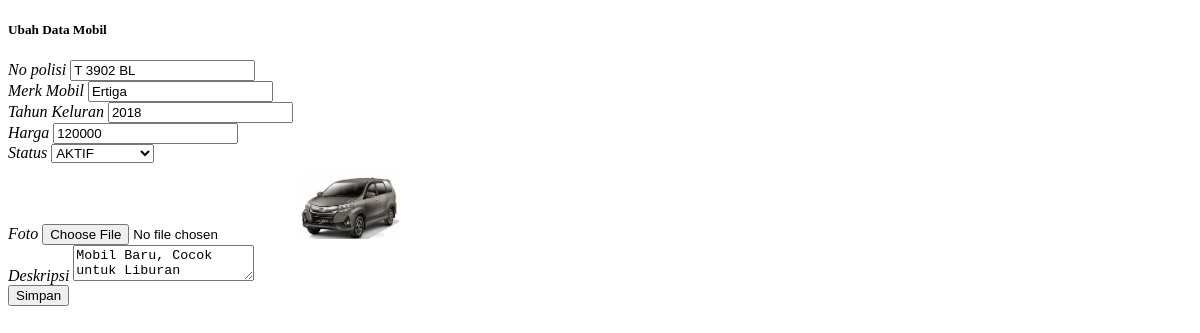
The app's page /admin/emobil.php?id=26, older data.
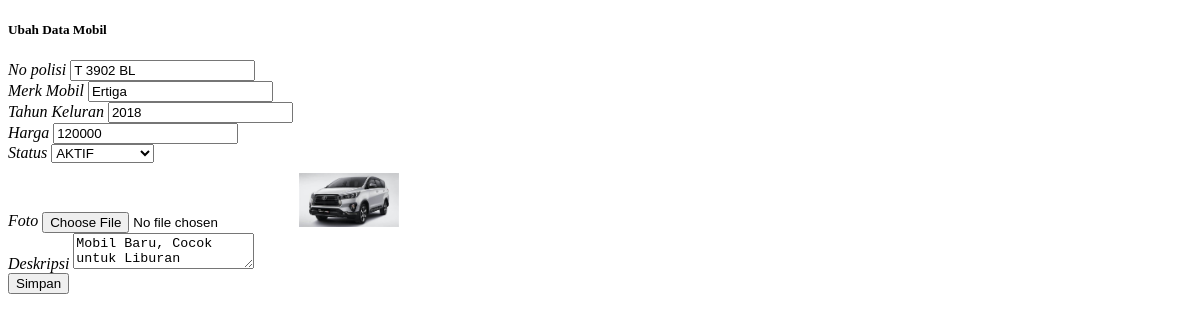
The same page, newer data.
### tables this page shows
CREATE TABLE `mobil` (
  `id_mobil` int NOT NULL,
  `no_polisi` varchar(12) NOT NULL,
  `merk` varchar(90) NOT NULL,
  `tahun` varchar(10) NOT NULL,
  `harga` double NOT NULL,
  `s_mobil` varchar(20) NOT NULL,
  `poto` varchar(255) DEFAULT NULL,
  `deskripsi` varchar(255) DEFAULT NULL,
  `created_at` datetime NOT NULL DEFAULT CURRENT_TIMESTAMP
);

### admin/emobil.php (the view, shortened to what this page needs)
<!doctype html>
<html lang="en">
<head>
</head>
<body>
<div class="container">
    <div class="row mt-5">
        <div class="col-md-12">
            <div class="card m-3">
                <div class="card-body">
                    <table class="table table-striped">
                        <?php
                        include("../db/koneksi.php");
                        $id = $_GET['id'];
                        $cari = mysqli_query($konek, "SELECT * FROM mobil WHERE id_mobil='$id'");
                        $data = mysqli_fetch_array($cari);
                        ?>
                        <div class="card">
                            <h5 class="card-header">Ubah Data Mobil</h5>
                            <div class="card-body">
                                <form method="post" action="?x=umobil" enctype="multipart/form-data">
                                    <div class="form-group">
                                        <label><i>No polisi</i></label>
                                        <input type="text" class="form-control" name="textPolisi" value="<?php echo $data['no_polisi']; ?>">
                                    </div>
                                    <div class="form-group">
                                        <label><i>Merk Mobil</i></label>
                                        <input type="text" class="form-control" name="textMerk" value="<?php echo $data['merk']; ?>">
                                    </div>
                                    <div class="form-group">
                                        <label><i>Tahun Keluran</i></label>
                                        <input type="text" class="form-control" name="textTahun" value="<?php echo $data['tahun']; ?>">
                                    </div>
                                    <div class="form-group">
                                        <label><i>Harga</i></label>
                                        <input type="text" class="form-control" name="textHarga" value="<?php echo $data['harga']; ?>">
                                    </div>
                                    <div class="form-group">
                                        <label><i>Status</i></label>
                                        <select class="form-control" name="textS_mobil">
                                            <option value="AKTIF" <?php echo ($data['s_mobil'] == 'AKTIF') ? 'selected' : ''; ?>>AKTIF</option>
                                        </select>
                                    </div>
                                    <div class="form-group">
                                        <label><i>Foto</i></label>
                                        <input type="file" class="form-control-file" name="foto" accept="image/*">
                                        <?php if (!empty($data['poto'])): ?>
                                            <img src="<?php echo $data['poto']; ?>" alt="Foto Mobil" style="width: 100px; height: auto; margin-top: 10px;">
                                        <?php endif; ?>
                                    </div>
                                    <div class="form-group">
                                        <label><i>Deskripsi</i></label>
                                        <textarea class="form-control" name="textDeskripsi"><?php echo $data['deskripsi']; ?></textarea>
                                    </div>
                                    <button type="submit" class="btn btn-primary">Simpan</button>
                                </form>
                            </div>
                        </div>
                    </table>
                </div>
            </div>
        </div>
    </div>
</div>
</body>
</html>

Row changes from the older to the newer data that the page shows:
changed mobil "T 3902 BL": poto: a different picture
